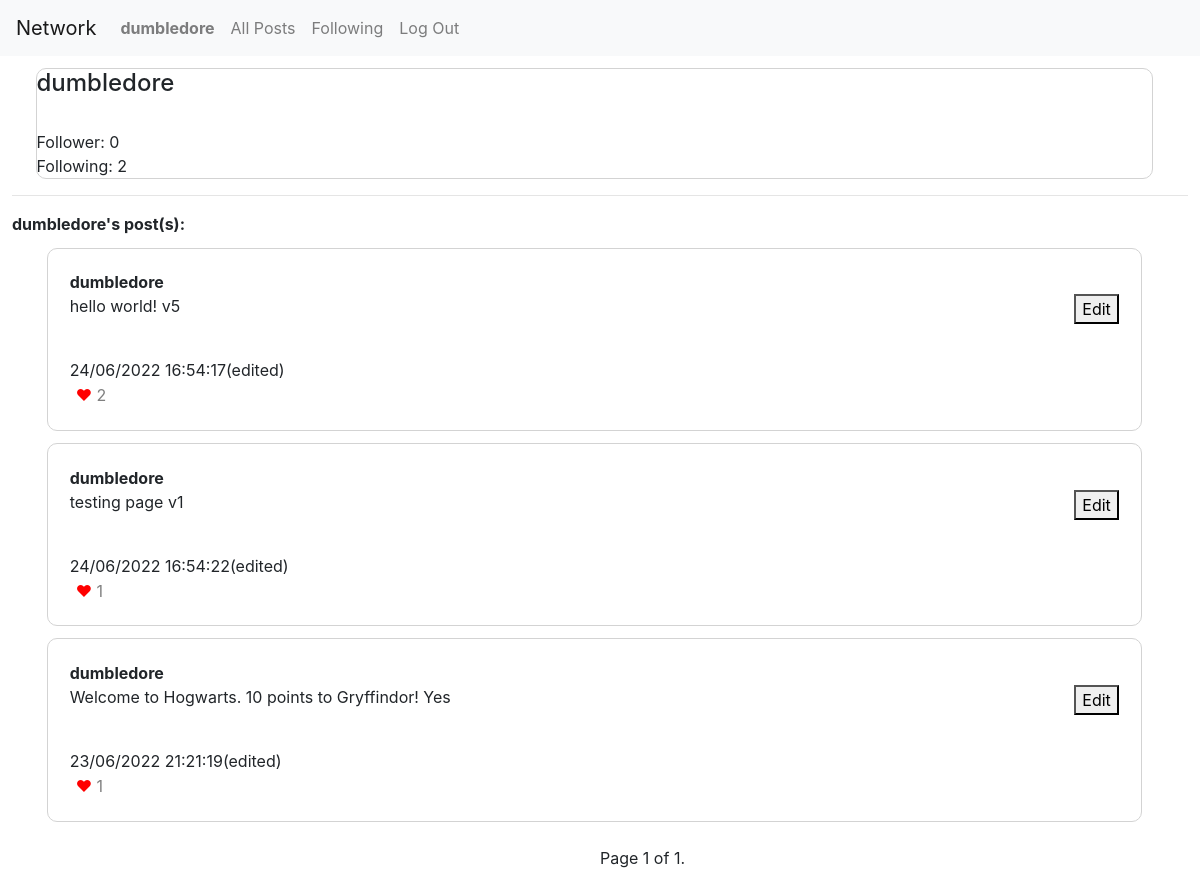
/profile/dumbledore (signed in), run on the app's committed database.
### network/models.py (models this page shows, shortened)
class User(AbstractUser):
    pass

class Post(models.Model):
    content = models.TextField()
    author = models.ForeignKey(User, on_delete=models.CASCADE)
    likes = models.ManyToManyField(User, related_name='liked_user', blank=True, null = True)
    created_at = models.TextField(blank=True, null=True)
    updated_at = models.TextField(blank=True, null=True)

### network/views.py (the view)
# urls.py: path("profile/<str:profile_user>", views.profile, name="profile"),
@login_required
def profile(request, profile_user):
    print(profile_user)
    profile_user = User.objects.get(username = profile_user)
    user = request.user
    if request.method =="POST":
        if "follow" in request.POST:
            if Follow.objects.filter(user=user).exists():
                new_entry = Follow.objects.get(user=user).following.add(profile_user)
            else:
                new_entry = Follow(user=user)
                new_entry.save()
                new_entry = Follow.objects.get(user=user).following.add(profile_user)
                print(Follow.objects.get(user=user).following.count())
                print(Follow.objects.get(user=user).follower.count())
            if Follow.objects.filter(user=profile_user).exists():
                new_entry = Follow.objects.get(user=profile_user).follower.add(user)
            else:
                new_entry = Follow(user=profile_user)
                new_entry.save()
                new_entry = Follow.objects.get(user=profile_user).follower.add(user)
        elif "unfollow" in request.POST:
            new_entry = Follow.objects.get(user=user).following.remove(profile_user.id)
            new_entry = Follow.objects.get(user=profile_user).follower.remove(user)
        elif "like" in request.POST:
            user=request.user
            content = request.POST["original_post"]
            Post.objects.get(content=content).likes.add(user)
        elif "unlike" in request.POST:
            user=request.user
            content = request.POST["original_post"]
            Post.objects.get(content=content).likes.remove(user)
        elif "edit_post" in request.POST:
            print("editpage")
            original_content = request.POST["original_post"]
            new_content = request.POST["edit_content"]
            author=request.user
            now = datetime.now()
            edit_time = now.strftime("%d/%m/%Y %H:%M:%S")
            Post.objects.filter(content=original_content).update(content=new_content, updated_at = edit_time)
        return HttpResponseRedirect(reverse("profile", args = [profile_user]))
    else:
        if Follow.objects.filter(user=profile_user).exists():
            follower_count = Follow.objects.get(user = profile_user).follower.count()
            following_count = Follow.objects.get(user = profile_user).following.count()
        else:
            new_entry = Follow(user=profile_user)
            new_entry.save()
            follower_count = Follow.objects.get(user = profile_user).follower.count()
            following_count = Follow.objects.get(user = profile_user).following.count()
        follower = Follow.objects.filter(user = profile_user).values("follower")
        following = Follow.objects.filter(user = profile_user).values("following")
        user_posts = Post.objects.filter(author = profile_user).order_by("-id").all()
        paginator = Paginator(user_posts, 10)
        page_number = request.GET.get("page")
        page_obj = paginator.get_page(page_number)
        return render(request, "network/profile.html", {
                "page_obj": page_obj,
                "profile_user": profile_user,
                "user": user,
                "follower_count": follower_count,
                "following_count": following_count,
                "is_following": follower.filter(follower = user.id).exists()
            })

### network/templates/network/profile.html (shortened to what this page needs)
{% extends "network/layout.html" %}
{% block body %}
<div id="new_post_view" style="margin:1%;">
    <div style="border: 1px solid lightgray; border-radius: 10px; margin-left: 2%; margin-top: 1%; width:95%; ">
        <div stylpe ="padding: 2%;">
        <b><h4>{{profile_user}}</h4></b>
        <br>
            Follower: {{follower_count}}<br>
            Following: {{following_count}}<br>
        </div>
    </div>
    <hr>
    <b>{{profile_user}}'s post(s):</b><br>
    <div id="user_all_post_view" style="margin:1%;">
        {% for post in page_obj %}
        <div style="border: 1px solid lightgray; border-radius: 10px; margin-left: 2%; margin-top: 1%; width:95%; ">
            <form style="padding: 2%; text-align: left;" method="POST" name="edit_post">
                <b>{{post.author}}</b><br>
                <p id="post_{{post.content}}">{{post.content}}
                    {% if post.author == user %}<span style="float: right;">
                    <button id="{{post.content}}" type="button">Edit</button></p>
                        {% endif%}
                        <br>
                        {% if post.updated_at %}
                            {{post.updated_at}}(edited)
                        {% else %}
                            {{post.created_at}}
                        {% endif %}
                        <br>
                        {% if user in post.likes.filter %}
                        <button name="unlike" style="color: red; background: none; border: none;" title="Unlike" id="unlike">&hearts; <span style="color: grey;">{{post.likes.count}}</span> </button>
                        {% else %}
                        <button name="like" style="color: grey; background: none; border: none; " title="Like" id="like">&hearts; {{post.likes.count}}</button>
                        {% endif %}
                    </form>
    </div>
    {% endfor %}
    <br>
    <div class="pagination" style="margin-left: 50%">
        <span class="step-links">
            <span class="current">
                Page {{ page_obj.number }} of {{ page_obj.paginator.num_pages }}.
            </span>
        </span>
    </div>
{% endblock %}

### network/templates/network/layout.html (shortened to what this page needs)
{% load static %}
<!DOCTYPE html>
<html lang="en">
    <head>
        <link rel="stylesheet" href="https://stackpath.bootstrapcdn.com/bootstrap/4.4.1/css/bootstrap.min.css">
        <link href="{% static 'network/styles.css' %}" rel="stylesheet">
    </head>
    <body>
        <nav class="navbar navbar-expand-lg navbar-light bg-light">
            <a class="navbar-brand" href="{% url 'index' %}">Network</a>
            <div>
              <ul class="navbar-nav mr-auto">
                {% if user.is_authenticated %}
                    <li class="nav-item">
                        <a class="nav-link" href="{% url 'profile' user.username %}"><strong>{{ user.username }}</strong></a>
                    </li>
                {% endif %}
                <li class="nav-item" id="all-posts">
                  <a class="nav-link" href="{% url 'index' %}">All Posts</a>
                </li>
                {% if user.is_authenticated %}
                    <li class="nav-item" id="following">
                        <a class="nav-link" href="{% url 'following' %}">Following</a>
                    </li>
                    <li class="nav-item">
                        <a class="nav-link" href="{% url 'logout' %}">Log Out</a>
                    </li>
                {% endif %}
              </ul>
            </div>
          </nav>
        <div class="body">
            {% block body %}
            {% endblock %}
        </div>
    </body>
</html>

### data on the page
User: username "dumbledore"
Post: author "dumbledore", content "hello world! v5", updated_at "24/06/2022 16:54:17", likes.count "2"
Post: author "dumbledore", content "testing page v1", updated_at "24/06/2022 16:54:22", likes.count "1"
Post: author "dumbledore", content "Welcome to Hogwarts. 10 points to Gryffindor! Yes", updated_at "23/06/2022 21:21:19", likes.count "1"

### other printed values
{{ follower_count }} "0"
{{ following_count }} "2"
{{ page_obj.number }} "1"
{{ page_obj.paginator.num_pages }} "1"
